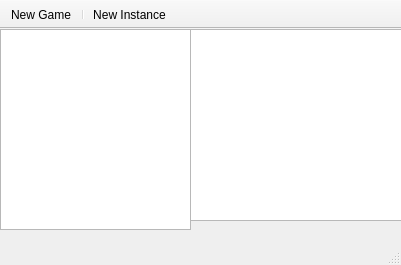
<?xml version="1.0" encoding="UTF-8"?>
<ui version="4.0">
 <class>MainWindow</class>
 <widget class="QMainWindow" name="MainWindow">
  <property name="geometry">
   <rect>
    <x>0</x>
    <y>0</y>
    <width>401</width>
    <height>265</height>
   </rect>
  </property>
  <property name="windowTitle">
   <string>MainWindow</string>
  </property>
  <widget class="QWidget" name="centralWidget">
   <widget class="QGraphicsView" name="graphicsView">
    <property name="geometry">
     <rect>
      <x>0</x>
      <y>0</y>
      <width>191</width>
      <height>201</height>
     </rect>
    </property>
   </widget>
   <widget class="QGraphicsView" name="graphicsView_2">
    <property name="geometry">
     <rect>
      <x>190</x>
      <y>0</y>
      <width>256</width>
      <height>192</height>
     </rect>
    </property>
   </widget>
  </widget>
  <widget class="QMenuBar" name="menuBar">
   <property name="enabled">
    <bool>true</bool>
   </property>
   <property name="geometry">
    <rect>
     <x>0</x>
     <y>0</y>
     <width>401</width>
     <height>20</height>
    </rect>
   </property>
  </widget>
  <widget class="QToolBar" name="mainToolBar">
   <property name="font">
    <font>
     <weight>50</weight>
     <bold>false</bold>
     <kerning>true</kerning>
    </font>
   </property>
   <property name="movable">
    <bool>false</bool>
   </property>
   <property name="floatable">
    <bool>false</bool>
   </property>
   <attribute name="toolBarArea">
    <enum>TopToolBarArea</enum>
   </attribute>
   <attribute name="toolBarBreak">
    <bool>false</bool>
   </attribute>
   <addaction name="actionNew_Game"/>
   <addaction name="separator"/>
   <addaction name="actionNew_Instance"/>
  </widget>
  <widget class="QStatusBar" name="statusBar">
   <property name="enabled">
    <bool>false</bool>
   </property>
  </widget>
  <action name="actionNew_Game">
   <property name="text">
    <string>New Game</string>
   </property>
  </action>
  <action name="actionNew_Instance">
   <property name="text">
    <string>New Instance</string>
   </property>
  </action>
 </widget>
 <layoutdefault spacing="6" margin="11"/>
 <resources/>
 <connections/>
</ui>
